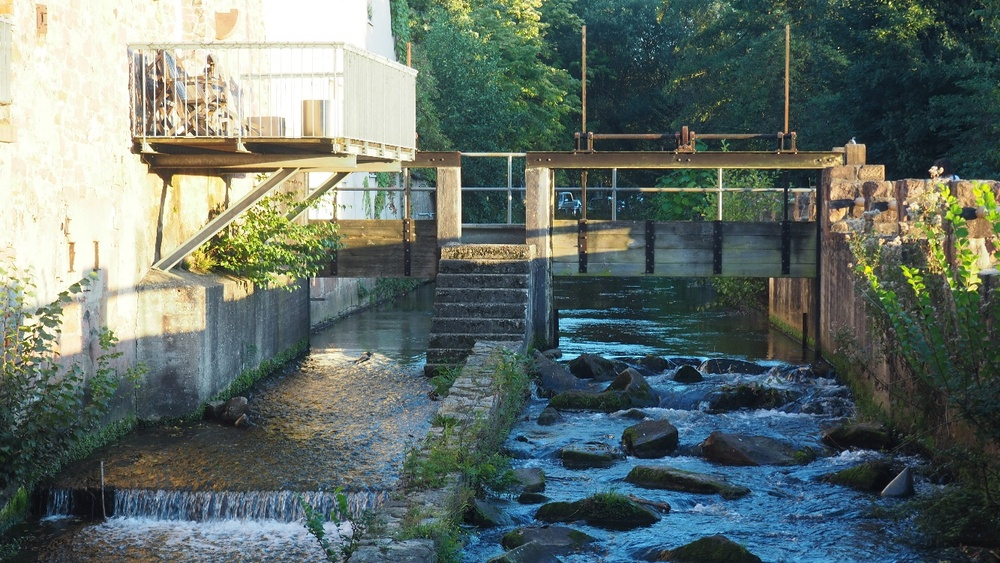
#> input picture images/image3.JPG, 1000 x 563 px, shrunk from 1333 x 750 before the run, found by its file name
$ python BlendedRatio.py
#> lines starting #> are read from the running program, lines starting #| are printed output that depends on the picture
import cv2
import numpy as np
import matplotlib.pyplot as plt

# Load the images
image1 = cv2.imread('./images/image3.JPG')
#> image1 is the input picture: shape (563, 1000, 3); mean B, G, R 106.2, 111.8, 99.3
image2 = cv2.imread('./images/image4.JPG')
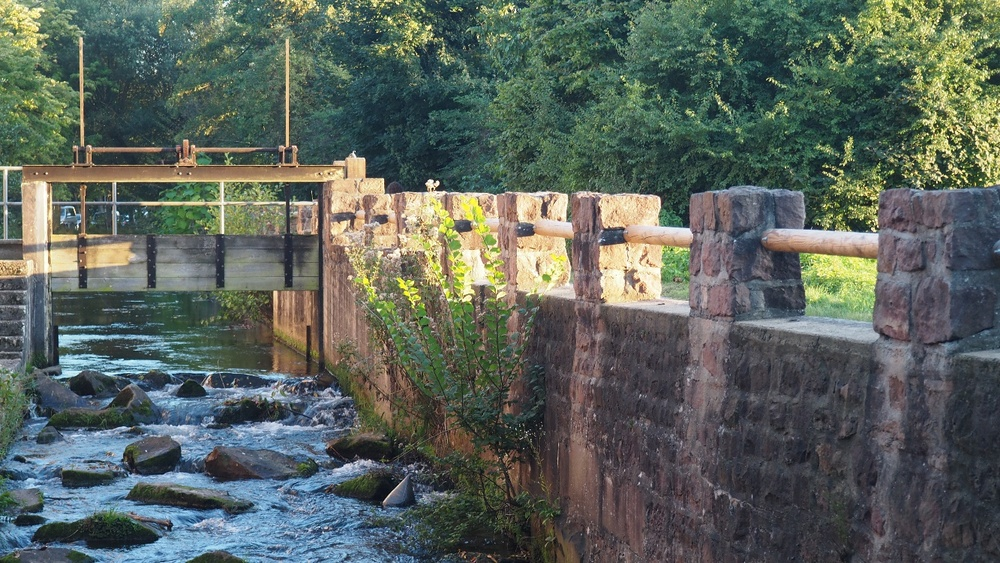
#> input picture images/image4.JPG, 1000 x 563 px, shrunk from 1333 x 750 before the run, found by its file name
#> image2 is the input picture: shape (563, 1000, 3); mean B, G, R 92.6, 99.9, 90.7

# Convert images to grayscale
gray1 = cv2.cvtColor(image1, cv2.COLOR_BGR2GRAY)
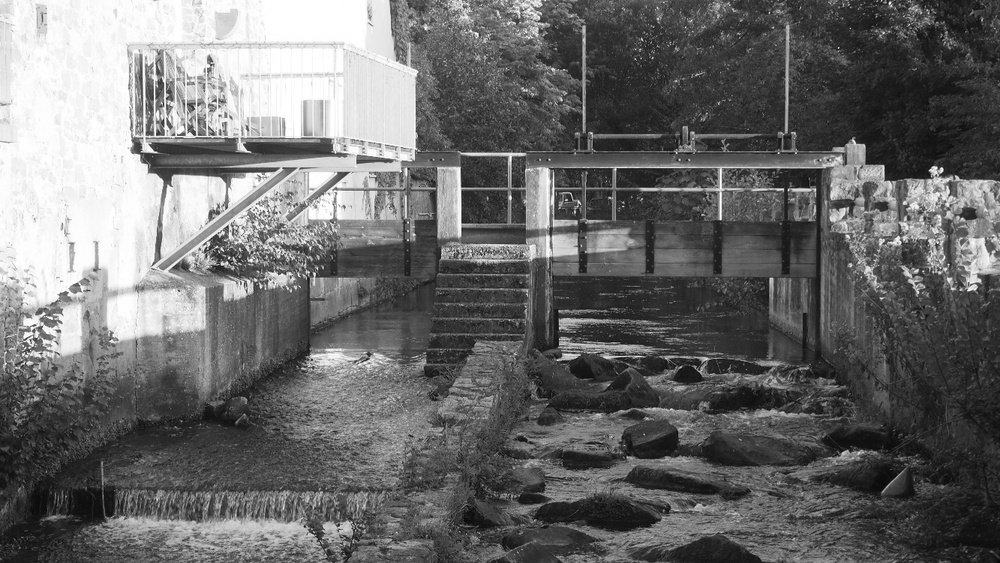
#> gray1: shape (563, 1000); min 2, max 255, mean 107.4
gray2 = cv2.cvtColor(image2, cv2.COLOR_BGR2GRAY)
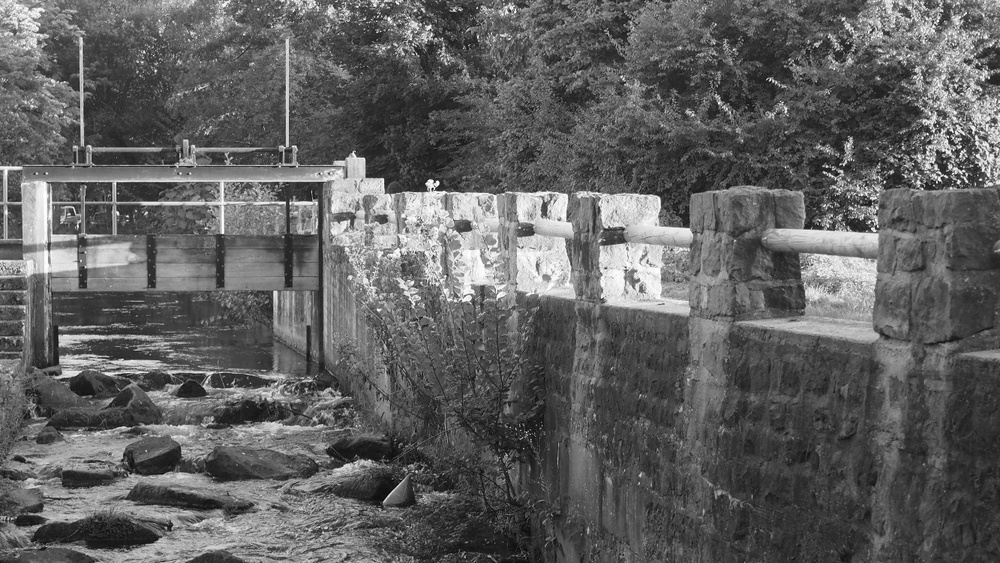
#> gray2: shape (563, 1000); min 0, max 255, mean 96.3

# SIFT -----------------------------------------------------------------------
# Initialize the feature detector and extractor (e.g., SIFT)
sift = cv2.SIFT_create()

# Detect keypoints and compute descriptors for both images
keypoints1, descriptors1 = sift.detectAndCompute(gray1, None)
#> keypoints1 = 4720 keypoints; strongest (x, y, size): (942, 170, 2.9), (510, 198, 2.6), (314, 274, 2), (934, 170, 5.4)
keypoints2, descriptors2 = sift.detectAndCompute(gray2, None)
#> keypoints2 = 5988 keypoints; strongest (x, y, size): (437, 183, 2.9), (959, 182, 2.5), (967, 181, 1.8), (946, 176, 2.1)

# ORB -----------------------------------------------------------------------
#uncomment the lines of code to run ORB
# Initialize the feature detector and extractor (e.g., ORB)
#orb = cv2.ORB_create()

# Detect keypoints and compute descriptors for both images
#keypoints1, descriptors1 = orb.detectAndCompute(image1, None)
#keypoints2, descriptors2 = orb.detectAndCompute(image2, None)
#-------------------------------------------------------------------------------

# SURF -----------------------------------------------------------------------
#uncomment the lines of code
# Initialize the feature detector and extractor (e.g., ORB)
#surf = cv2.SURF_create()

# Detect keypoints and compute descriptors for both images
#keypoints1, descriptors1 = surf.detectAndCompute(image1, None)
#keypoints2, descriptors2 = surf.detectAndCompute(image2, None)
#-------------------------------------------------------------------------------

# Initialize the feature matcher using brute-force matching
bf = cv2.BFMatcher()

# Match the descriptors using brute-force matching
#matches = bf.match(descriptors1, descriptors2)

#perform ratio test to get best matches and remove invalid
matches = bf.knnMatch(descriptors1,descriptors2,k=2)
#> matches = 4720 matches

# Apply ratio test
good = []
for m,n in matches:
    if m.distance < 0.75*n.distance:
        good.append(m);
#> after the loop, good = 571 matches

# Select the top N matches
num_matches =  len(good)
#> num_matches = 571
matches = sorted(good, key = lambda x:x.distance)
#> matches = 571 matches

# Extract matching keypoints
src_points = np.float32([keypoints1[match.queryIdx].pt for match in matches]).reshape(-1, 1, 2)
#> src_points = 571 rows, first 8: [650.4, 439.4], [804.5, 314.8], [795.9, 296.7], [629.7, 145.5], [811.9, 242.2], [863.8, 425], [771, 309.5], [811.1, 340.1]
dst_points = np.float32([keypoints2[match.trainIdx].pt for match in matches]).reshape(-1, 1, 2)
#> dst_points = 571 rows, first 8: [152.4, 456.1], [308.2, 327.6], [299.5, 309.6], [132.9, 159.3], [314.3, 254.6], [366.3, 435.4], [275.3, 322.1], [314.7, 352.2]
# Draw first 10 matches.
img3 = cv2.drawMatches(image1,keypoints1,image2,keypoints2,matches[:10],None,flags=cv2.DrawMatchesFlags_NOT_DRAW_SINGLE_POINTS)
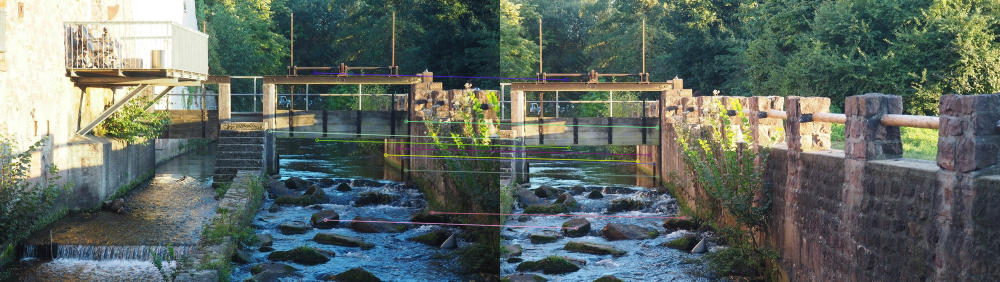
#> img3: shape (563, 2000, 3) (shown at 1/2 size); mean B, G, R 99.8, 106.3, 95.5

#plt.imshow(img3),plt.show()

# Estimate the homography matrix
homography, _ = cv2.findHomography(src_points, dst_points, cv2.RANSAC, 5.0)
#> homography = [[1.12, 0.000324, -562.1], [0.0219, 1.09, -0.738], [0.000125, -1.41e-05, 1]]

# Warp the first image using the homography
result = cv2.warpPerspective(image1, homography, (image2.shape[1], image2.shape[0]))
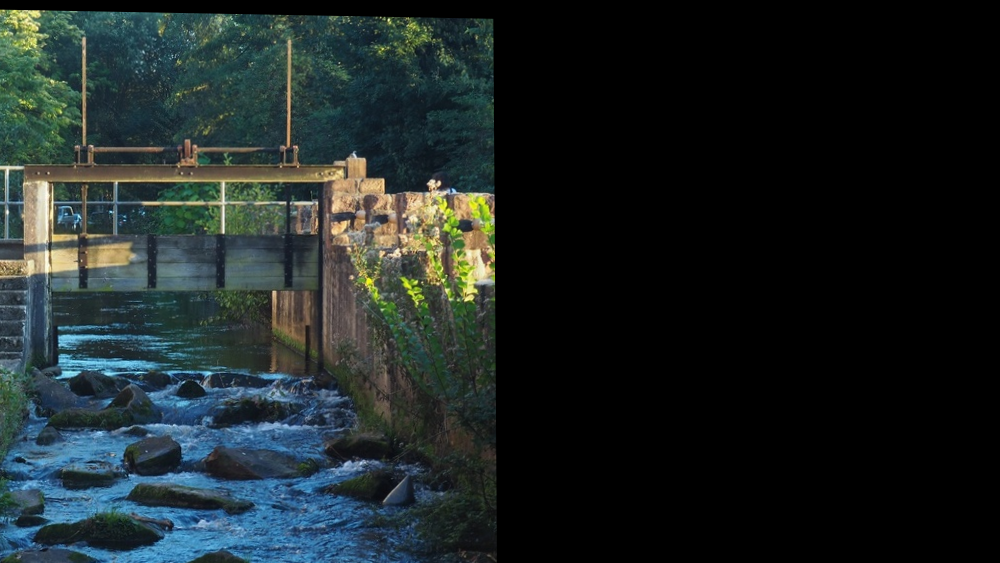
#> result: shape (563, 1000, 3); mean B, G, R 37.7, 37.4, 28.6

# Blending the warped image with the second image using alpha blending
alpha = 0.5  # blending factor
blended_image = cv2.addWeighted(result, alpha, image2, 1 - alpha, 0)
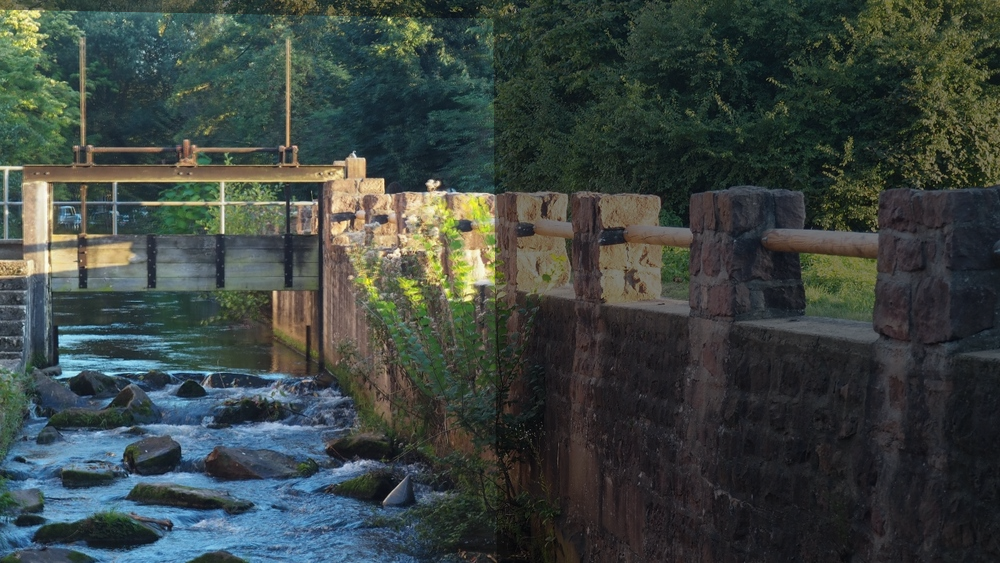
#> blended_image: shape (563, 1000, 3); mean B, G, R 65.2, 68.6, 59.6

# Display the blended image
cv2.imshow('Blended Image', blended_image)
cv2.waitKey(0)
cv2.destroyAllWindows()
